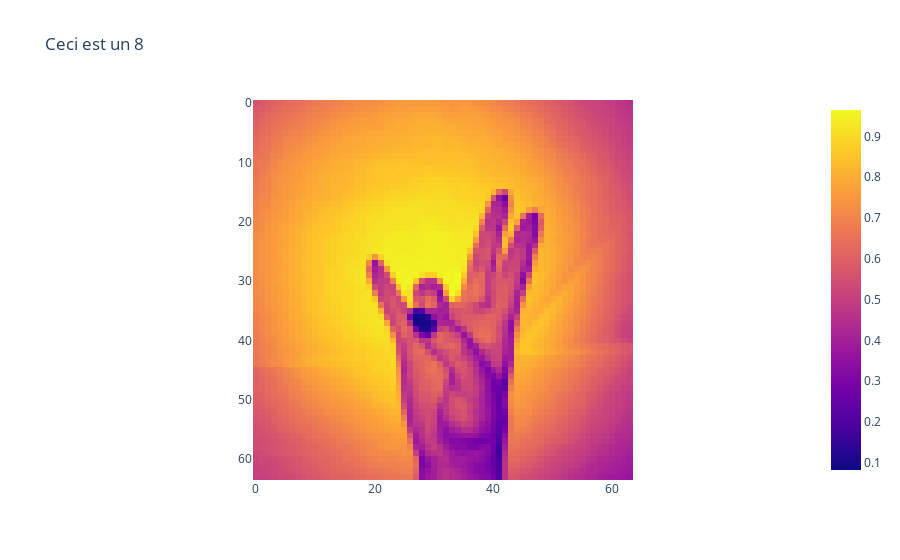

Here is the notebook cell this chart was saved with:
### Code cell
i = 520
px.imshow(X[i], title=f"Ceci est un {y_train[i]}")

### Figure 1 — Plotly figure (JSON) as saved in the notebook; plotly's stock layout.template omitted (floating-point values rounded to 4 significant figures; data arrays with more than 128 entries replaced by an {"elided": "..."} marker saying what was removed)
{"data": [{"coloraxis": "coloraxis", "hovertemplate": "x: %{x}<br>y: %{y}<br>color: %{z}<extra></extra>", "name": "0", "type": "heatmap", "xaxis": "x", "yaxis": "y", "z": {"elided": "64x64 float values"}}], "layout": {"coloraxis": {"colorscale": [[0, "#0d0887"], [0.1111, "#46039f"], [0.2222, "#7201a8"], [0.3333, "#9c179e"], [0.4444, "#bd3786"], [0.5556, "#d8576b"], [0.6667, "#ed7953"], [0.7778, "#fb9f3a"], [0.8889, "#fdca26"], [1, "#f0f921"]]}, "title": {"text": "Ceci est un 8"}, "xaxis": {"anchor": "y", "constrain": "domain", "domain": [0, 1], "scaleanchor": "y"}, "yaxis": {"anchor": "x", "autorange": "reversed", "constrain": "domain", "domain": [0, 1]}}}
